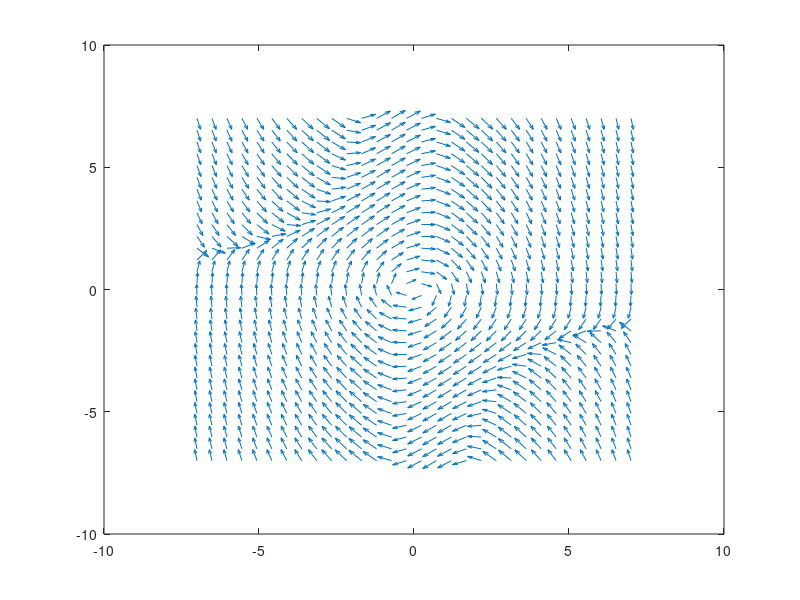

Reproduce this figure in MATLAB. (Note: this script raises an error after producing the figure.)
% hw3 regler3
close all
clear all

mu = [0.1 1 4];
s = tf('s');
G = (mu(3)/3)*s/(s^2 - mu(3)*s+1);

w = 0:1/100:2*pi;
unitcircle = cos(w)+1j*sin(w);
%figure(1)
%nyquist(G);

x1 = linspace(-7,7,30);
x2 = linspace(-7,7,30);
x1dot = zeros(length(x2),length(x1));
x2dot = zeros(length(x2),length(x1));

%% mu = .1 ------------------------------------------------------------------
for i=1:length(x1)
    for j=1:length(x2)
        x1dot(j,i) = x2(j);
        x2dot(j,i) = mu(1)*(1-x1(i)^2)*x2(j)-x1(i);
    end
end

% normalizing vector
x1dot = x1dot./sqrt(x1dot.^2 + x2dot.^2);
x2dot = x2dot./sqrt(x1dot.^2 + x2dot.^2);
figure(2)
quiver(x1,x2,x1dot,x2dot);
hold on
% ode45 solution with mu=1, y0=[.1,.1]
tspan = [0 1000];
y0 = [.1;.1];
[t,y] = ode45(@sysODE_01,tspan,y0);
plot(y(:,1)',y(:,2),'r'), title({'Phase plane portrait of,the Van der Pol for mu=0.1'});
hold on
% ode45 solution with mu=1, y0=[4,4] 
tspan = [0 1000];
y0 = [4;4];
[t,y] = ode45(@sysODE_01,tspan,y0);
plot(y(:,1)',y(:,2),'b');

%% mu = 1 ----------------------------------------------------------------
for i=1:length(x1)
    for j=1:length(x2)
        x1dot(j,i) = x2(j);
        x2dot(j,i) = mu(2)*(1-x1(i)^2)*x2(j)-x1(i);
    end
end

% normalizing vector
x1dot = x1dot./sqrt(x1dot.^2 + x2dot.^2);
x2dot = x2dot./sqrt(x1dot.^2 + x2dot.^2);
figure(3)
quiver(x1,x2,x1dot,x2dot);
hold on
% ode45 solution with mu=1, y0=[.1,.1]
tspan = [0 1000];
y0 = [.1;.1];
[t,y] = ode45(@sysODE_1,tspan,y0);
plot(y(:,1)',y(:,2),'r'), title({'Phase plane portrait of,the Van der Pol for mu=1'});
hold on
% ode45 solution with mu=1, y0=[4,4] 
tspan = [0 1000];
y0 = [4;4];
[t,y] = ode45(@sysODE_1,tspan,y0);
plot(y(:,1)',y(:,2),'b');

%% mu = 4 ----------------------------------------------------------------
for i=1:length(x1)
    for j=1:length(x2)
        x1dot(j,i) = x2(j);
        x2dot(j,i) = mu(3)*(1-x1(i)^2)*x2(j)-x1(i);
    end
end

% normalizing vector
x1dot = x1dot./sqrt(x1dot.^2 + x2dot.^2);
x2dot = x2dot./sqrt(x1dot.^2 + x2dot.^2);
figure(4)
quiver(x1,x2,x1dot,x2dot);
hold on
% ode45 solution with mu=4, y0=[.1,.1]
tspan = [0 1000];
y0 = [.1;.1];
[t,y] = ode45(@sysODE_4,tspan,y0);
plot(y(:,1)',y(:,2),'r'), title({'Phase plane portrait of,the Van der Pol for mu=4'});
hold on
% ode45 solution with mu=4, y0=[4,4] 
tspan = [0 1000];
y0 = [4;4];
[t,y] = ode45(@sysODE_4,tspan,y0);
plot(y(:,1)',y(:,2),'b');
%--------------------------------------------------------------------------


function y_out = sysODE_01(t,y)
    mu = .1;
    y_out = [y(2);mu*(1-y(1)^2)*y(2)-y(1)];
end
function y_out = sysODE_1(t,y)
    mu = 1;
    y_out = [y(2);mu*(1-y(1)^2)*y(2)-y(1)];
end
function y_out = sysODE_4(t,y)
    mu = 4;
    y_out = [y(2);mu*(1-y(1)^2)*y(2)-y(1)];
end